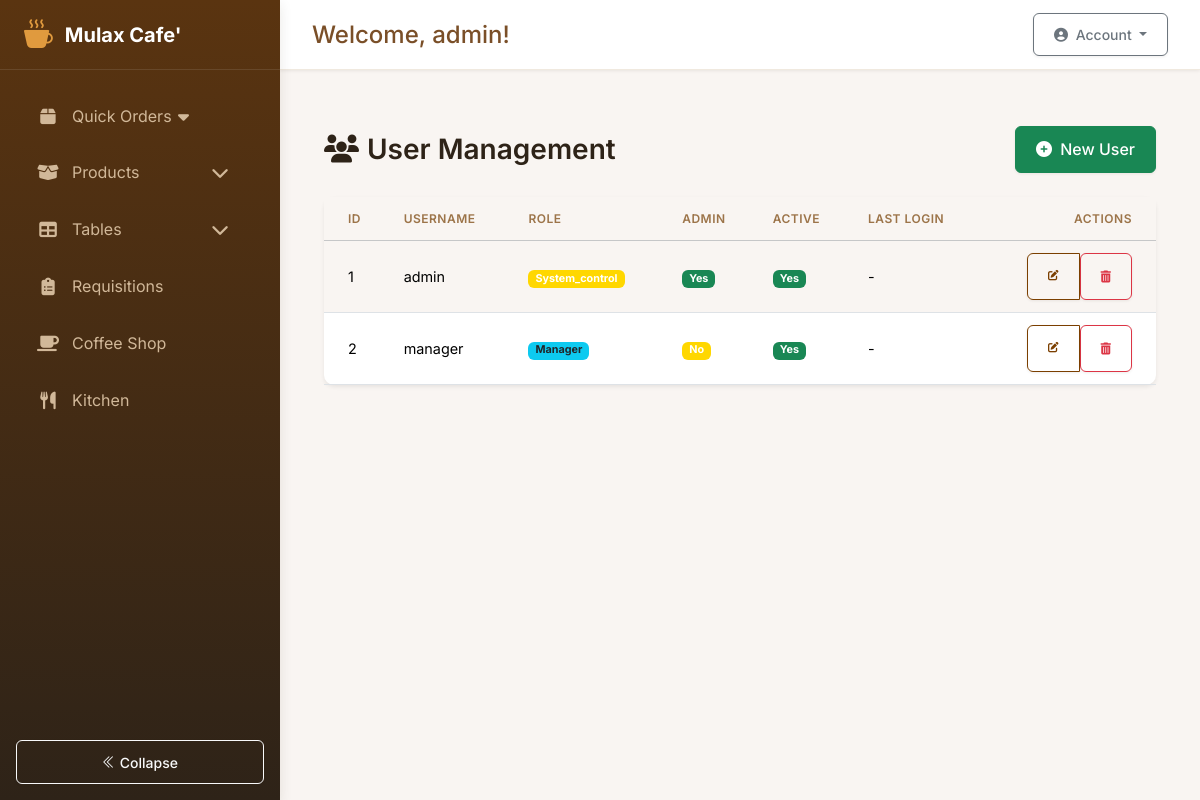
Page /auth/admin/users (signed in) on the committed database.
### app/models.py (models this page shows, shortened)
class User(db.Model, UserMixin):
    __tablename__ = "users"
    id = db.Column(db.Integer, primary_key=True)
    username = db.Column(db.String(80), unique=True, nullable=False)
    password_hash = db.Column(db.String(128))
    role = db.Column(db.String(20), default="employee")
    is_admin = db.Column(db.Boolean, default=False)
    active = db.Column(db.Boolean, default=True)
    created_at = db.Column(db.DateTime, default=lambda: datetime.now(pytz.timezone("Africa/Kigali")))
    last_login = db.Column(db.DateTime)
    must_change_password = db.Column(db.Boolean, default=True)
    current_shift_id = db.Column(db.Integer, db.ForeignKey("shifts.id"))
    current_shift = db.relationship("Shift", back_populates="users")
    attendances = db.relationship("Attendance", back_populates="user")
    stock_movements = db.relationship("StockMovement", back_populates="user")
    requisitions = db.relationship(
        "Requisition",
        back_populates="requester",
        foreign_keys="[Requisition.user_id]"
    )
    approved_requisitions = db.relationship(
        "Requisition",
        back_populates="approver",
        foreign_keys="[Requisition.approved_by]"
    )
    coffee_sales = db.relationship("CoffeeSale", back_populates="recorder")
    orders_recorded = db.relationship(
        "Order",
        back_populates="recorder",
        foreign_keys="[Order.recorded_by]"
    )
    orders_served = db.relationship(
        "Order",
        back_populates="server",
        foreign_keys="[Order.served_by]"
    )
    orders_created = db.relationship(
        "Order",
        back_populates="user",
        foreign_keys="[Order.user_id]"
    )
    def is_employee(self):
        return self.role == "employee"
    def get_current_shift(self):
        if self.is_admin or self.is_system_control():
            return None  # Admins can see all shifts
        return self.current_shift

### app/auth/auth.py (the view)
@bp.route('/admin/users')
@login_required
def manage_users():
    users = User.query.order_by(User.username).all()
    for user in users:
        if user.last_login:
            user.formatted_last_login = user.last_login.strftime('%Y-%m-%d %H:%M')
        else:
            user.formatted_last_login = None
    return render_template('auth/manage_users.html', users=users)

### app/templates/auth/manage_users.html (shortened to what this page needs)
{% extends 'base.html' %}
{% block content %}
<div class="container mt-4">
    <div class="d-flex justify-content-between align-items-center mb-4">
        <h3 class="mb-0"><i class="fas fa-users me-2"></i>User Management</h3>
        <a href="{{ url_for('auth.create_user') }}" class="btn btn-success">
            <i class="fas fa-plus-circle me-1"></i> New User
        </a>
    </div>
    <div class="card shadow-sm">
        <div class="card-body p-0">
            <div class="table-responsive">
                <table class="table table-hover table-striped mb-0">
                    <thead class="table-light">
                        <tr>
                            <th class="ps-4">ID</th>
                            <th>Username</th>
                            <th>Role</th>
                            <th>Admin</th>
                            <th>Active</th>
                            <th>Last Login</th>
                            <th class="text-end pe-4">Actions</th>
                        </tr>
                    </thead>
                    <tbody>
                    {% for user in users %}
                        <tr>
                            <td class="ps-4">{{ user.id }}</td>
                            <td>{{ user.username }}</td>
                            <td>
                                <span class="badge
                                    {% if user.role == 'admin' %}bg-primary
                                    {% elif user.role == 'manager' %}bg-info text-dark
                                    {% elif user.role == 'waiter' %}bg-warning text-dark
                                    {% else %}bg-secondary
                                    {% endif %}">
                                    {{ user.role|title }}
                                </span>
                            </td>
                            <td>
                                <span class="badge bg-{% if user.is_admin %}success{% else %}secondary{% endif %}">
                                    {{ 'Yes' if user.is_admin else 'No' }}
                                </span>
                            </td>
                            <td>
                                <span class="badge bg-{% if user.active %}success{% else %}danger{% endif %}">
                                    {{ 'Yes' if user.active else 'No' }}
                                </span>
                            </td>
                            <td>{{ user.last_login.strftime('%Y-%m-%d %H:%M') if user.last_login else '-' }}</td>
                            <td class="text-end pe-4">
                                <div class="btn-group btn-group-sm" role="group">
                                    <a href="{{ url_for('auth.edit_user', user_id=user.id) }}"
                                       class="btn btn-outline-primary"
                                       title="Edit"
                                       data-bs-toggle="tooltip">
                                    </a>
                                    <form method="POST"
                                          action="{{ url_for('auth.delete_user', user_id=user.id) }}"
                                          class="d-inline"
                                          onsubmit="return confirm('Are you sure you want to delete this user?');">
                                        <button type="submit"
                                                class="btn btn-outline-danger"
                                                title="Delete"
                                                data-bs-toggle="tooltip">
                                            <i class="fas fa-trash-alt fa-xs"></i>
                                        </button>
                                    </form>
                                </div>
                            </td>
                        </tr>
                    {% else %}
                        <tr>
                            <td colspan="7" class="text-center py-4 text-muted">No users found</td>
                        </tr>
                    {% endfor %}
                    </tbody>
                </table>
            </div>
        </div>
    </div>
</div>
{% endblock %}

### app/templates/base.html (shortened to what this page needs)
<!DOCTYPE html>
<html lang="en">
<head>
    <link rel="stylesheet" href="https://cdn.jsdelivr.net/npm/bootstrap-icons@1.11.1/font/bootstrap-icons.css">
    <link href="https://cdn.jsdelivr.net/npm/bootstrap@5.3.2/dist/css/bootstrap.min.css" rel="stylesheet">
    <link href="{{ url_for('static', filename='css/styles.css') }}" rel="stylesheet">
    <link rel="stylesheet" href="https://cdnjs.cloudflare.com/ajax/libs/font-awesome/6.5.2/css/all.min.css">
    <link rel="stylesheet" href="https://cdn.datatables.net/1.11.5/css/dataTables.bootstrap5.min.css">
</head>
<body>
    {% if current_user.is_authenticated %}
        <div class="app-container">
            <aside class="sidebar" id="sidebar">
                <div class="sidebar-header">
                    <a href="#" class="sidebar-brand">
                        <i class="bi bi-cup-hot-fill"></i>
                        <span>Mulax Cafe'</span>
                    </a>
                </div>
                <div class="sidebar-nav-container">
                    <ul class="sidebar-nav">
                        <li class="nav-item">
                            <a class="sidebar-nav-link collapsed" href="#" data-bs-toggle="collapse" data-bs-target="#ordersMenu" aria-expanded="false">
                                <i class="fas fa-box"></i><span>Quick Orders</span>
                                <i class="fas fa-caret-down float-end"></i>
                            </a>
                        </li>
                        <li class="nav-item">
                            <a class="sidebar-nav-link d-flex align-items-center" href="#productSubmenu" data-bs-toggle="collapse" role="button" aria-expanded="false" aria-controls="productSubmenu">
                                <i class="fas fa-box-open"></i>
                                <span>Products</span>
                                <i class="fas fa-chevron-down ms-auto menu-toggle"></i>
                            </a>
                        </li>
                        <li class="nav-item">
                            <a class="sidebar-nav-link d-flex align-items-center" href="#tablesSubmenu" data-bs-toggle="collapse" role="button" aria-expanded="false" aria-controls="tablesSubmenu">
                                <i class="fas fa-table"></i>
                                <span>Tables</span>
                                <i class="fas fa-chevron-down ms-auto menu-toggle"></i>
                            </a>
                        </li>
                        <li class="nav-item">
                            <a class="sidebar-nav-link" href="{{ url_for('requisitions.list_requisitions') }}">
                                <i class="fas fa-clipboard-list"></i><span>Requisitions</span>
                            </a>
                        </li>
                        <li class="nav-item">
                            <a class="sidebar-nav-link" href="{{ url_for('coffee.list_sales') }}">
                                <i class="fas fa-coffee"></i><span>Coffee Shop</span>
                            </a>
                        </li>
                        <li class="nav-item">
                            <a class="sidebar-nav-link" href="{{ url_for('kitchen.inventory') }}">
                                <i class="fas fa-utensils"></i><span>Kitchen</span>
                            </a>
                        </li>
                    </ul>
                </div>
                <div class="sidebar-footer p-3">
                    <button class="sidebar-toggle btn btn-sm btn-outline-light w-100" id="sidebarToggle">
                        <i class="bi bi-chevron-double-left"></i> <span>Collapse</span>
                    </button>
                </div>
            </aside>
            <main class="main-content" id="main-content">
                <div class="content-wrapper">
                    <div class="top-bar">
                        <div class="welcome-message">
                            <h4>Welcome, {{ current_user.username }}!</h4>
                        </div>
                        <div class="user-profile">
                            <div class="dropdown">
                                <button class="btn btn-sm btn-outline-secondary dropdown-toggle" type="button" id="dropdownMenuButton" data-bs-toggle="dropdown" aria-expanded="false">
                                    <i class="fas fa-user-circle me-1"></i> Account
                                </button>
                            </div>
                        </div>
                    </div>
                    <div class="content-container">
                        {% block content %}{% endblock %}
                    </div>
                </div>
            </main>
        </div>
    {% endif %}
</body>
</html>

### app/static/css/styles.css (style rules this page uses)
:root { --primary: #7B3F00; --secondary: #FFD700; --dark: #212529; --light: #F8F9FA; }
body { background-color: #f5f5f5; }
.btn-outline-primary { color: var(--primary); border-color: var(--primary); }
.bg-secondary { background-color: var(--secondary) !important; }
.card { border: none; box-shadow: 0 0.125rem 0.25rem rgba(0, 0, 0, 0.075); }
.table th { background-color: var(--light); }
.table-responsive { overflow-x: auto; }
.table { font-size: 0.9rem; }
.table th { white-space: nowrap; position: sticky; top: 0; background-color: #f8f9fa; }

### rows in the picture
User: username "admin", id "1", role "System_control", is_admin "Yes", active "Yes", last_login "-"
User: id "2", username "manager", role "Manager", is_admin "No", active "Yes", last_login "-"
